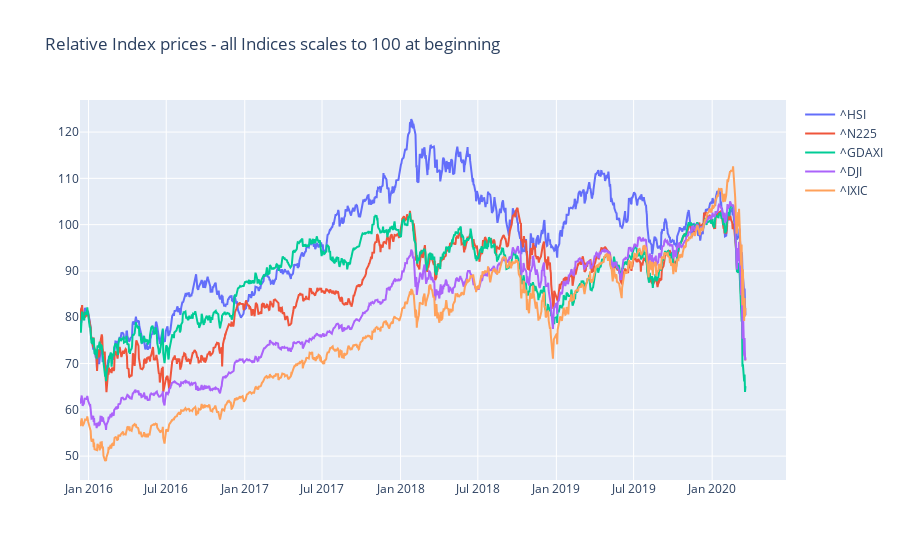

The notebook cell saved with this chart:
### Code cell
fig = go.Figure()
for k,ticker in enumerate(tickers):
    df = df_ticker[k]
    fig.add_trace(go.Scatter(x=df.index,  y=df['relClose'], name=ticker))
fig.update_layout(title="Relative Index prices - all Indices scales to 100 at beginning")
fig.update_xaxes(range=['2015-12-12', '2020-06-22'])
fig.show()

### Figure 1 — Plotly figure (JSON) as saved in the notebook; plotly's stock layout.template omitted (floating-point values rounded to 4 significant figures; data arrays with more than 128 entries replaced by an {"elided": "..."} marker saying what was removed)
{"data": [{"name": "^HSI", "type": "scatter", "x": {"elided": "1290 str values"}, "y": {"elided": "1290 float values"}}, {"name": "^N225", "type": "scatter", "x": {"elided": "1281 str values"}, "y": {"elided": "1281 float values"}}, {"name": "^GDAXI", "type": "scatter", "x": {"elided": "1322 str values"}, "y": {"elided": "1322 float values"}}, {"name": "^DJI", "type": "scatter", "x": {"elided": "1319 str values"}, "y": {"elided": "1319 float values"}}, {"name": "^IXIC", "type": "scatter", "x": {"elided": "1319 str values"}, "y": {"elided": "1319 float values"}}], "layout": {"autosize": true, "title": {"text": "Relative Index prices - all Indices scales to 100 at beginning"}, "xaxis": {"range": ["2015-12-12", "2020-06-22"], "type": "date"}, "yaxis": {"autorange": true, "range": [44.84, 126.9], "type": "linear"}}}
